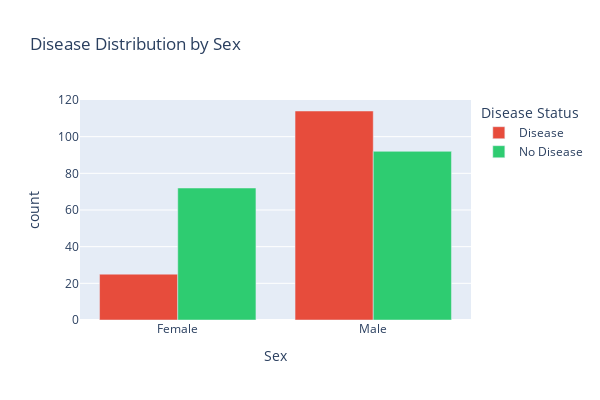

The notebook cell this image was saved under:
### Code cell
# VISUALIZATION 4: Categorical Features Analysis
# Sex distribution by disease status
sex_disease = df_viz.groupby(['sex', 'Disease Status']).size().reset_index(name='count')
sex_disease['Sex'] = sex_disease['sex'].map({0: 'Female', 1: 'Male'})

fig1 = px.bar(sex_disease, x='Sex', y='count', color='Disease Status',
              barmode='group', title='Disease Distribution by Sex',
              color_discrete_map={'No Disease': '#2ecc71', 'Disease': '#e74c3c'})
fig1.update_layout(width=600, height=400)
fig1.show()

### Figure 1 — Plotly figure (JSON) as saved in the notebook; plotly's stock layout.template omitted (floating-point values rounded to 4 significant figures)
{"data": [{"alignmentgroup": "True", "hovertemplate": "Disease Status=Disease<br>Sex=%{x}<br>count=%{y}<extra></extra>", "legendgroup": "Disease", "marker": {"color": "#e74c3c", "pattern": {"shape": ""}}, "name": "Disease", "offsetgroup": "Disease", "orientation": "v", "showlegend": true, "textposition": "auto", "type": "bar", "x": ["Female", "Male"], "xaxis": "x", "y": [25, 114], "yaxis": "y"}, {"alignmentgroup": "True", "hovertemplate": "Disease Status=No Disease<br>Sex=%{x}<br>count=%{y}<extra></extra>", "legendgroup": "No Disease", "marker": {"color": "#2ecc71", "pattern": {"shape": ""}}, "name": "No Disease", "offsetgroup": "No Disease", "orientation": "v", "showlegend": true, "textposition": "auto", "type": "bar", "x": ["Female", "Male"], "xaxis": "x", "y": [72, 92], "yaxis": "y"}], "layout": {"barmode": "group", "height": 400, "legend": {"title": {"text": "Disease Status"}, "tracegroupgap": 0}, "title": {"text": "Disease Distribution by Sex"}, "width": 600, "xaxis": {"anchor": "y", "domain": [0, 1], "title": {"text": "Sex"}}, "yaxis": {"anchor": "x", "domain": [0, 1], "title": {"text": "count"}}}}
